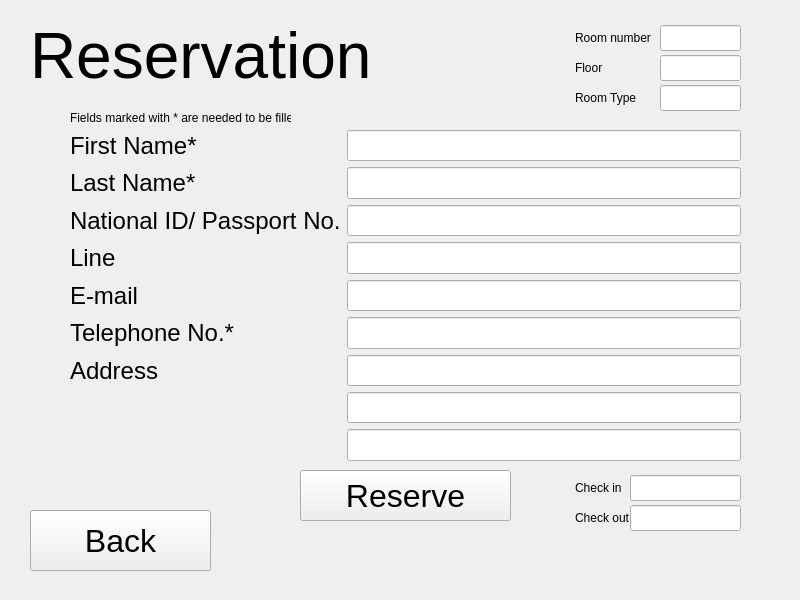
<?xml version="1.0" encoding="UTF-8"?>
<ui version="4.0">
 <class>Form</class>
 <widget class="QWidget" name="Form">
  <property name="geometry">
   <rect>
    <x>0</x>
    <y>0</y>
    <width>800</width>
    <height>600</height>
   </rect>
  </property>
  <property name="windowTitle">
   <string>Form</string>
  </property>
  <property name="locale">
   <locale language="English" country="UnitedStates"/>
  </property>
  <widget class="QLabel" name="Reservation_Label">
   <property name="geometry">
    <rect>
     <x>30</x>
     <y>20</y>
     <width>361</width>
     <height>71</height>
    </rect>
   </property>
   <property name="font">
    <font>
     <pointsize>48</pointsize>
    </font>
   </property>
   <property name="text">
    <string>Reservation</string>
   </property>
  </widget>
  <widget class="QWidget" name="formLayoutWidget">
   <property name="geometry">
    <rect>
     <x>70</x>
     <y>130</y>
     <width>671</width>
     <height>331</height>
    </rect>
   </property>
   <property name="font">
    <font>
     <pointsize>18</pointsize>
    </font>
   </property>
   <layout class="QFormLayout" name="formLayout">
    <property name="fieldGrowthPolicy">
     <enum>QFormLayout::AllNonFixedFieldsGrow</enum>
    </property>
    <property name="leftMargin">
     <number>0</number>
    </property>
    <item row="0" column="0">
     <widget class="QLabel" name="First_Name_Label">
      <property name="font">
       <font>
        <family>MS Sans Serif</family>
        <pointsize>18</pointsize>
        <weight>50</weight>
        <italic>false</italic>
        <bold>false</bold>
       </font>
      </property>
      <property name="text">
       <string>First Name*</string>
      </property>
     </widget>
    </item>
    <item row="0" column="1">
     <widget class="QLineEdit" name="first_name_lineEdit">
      <property name="font">
       <font>
        <family>MS Sans Serif</family>
        <pointsize>16</pointsize>
       </font>
      </property>
      <property name="readOnly">
       <bool>false</bool>
      </property>
     </widget>
    </item>
    <item row="1" column="0">
     <widget class="QLabel" name="Last_Name_Label">
      <property name="font">
       <font>
        <family>MS Sans Serif</family>
        <pointsize>18</pointsize>
       </font>
      </property>
      <property name="text">
       <string>Last Name*</string>
      </property>
     </widget>
    </item>
    <item row="1" column="1">
     <widget class="QLineEdit" name="last_name_lineEdit">
      <property name="font">
       <font>
        <family>MS Sans Serif</family>
        <pointsize>16</pointsize>
       </font>
      </property>
      <property name="readOnly">
       <bool>false</bool>
      </property>
     </widget>
    </item>
    <item row="2" column="0">
     <widget class="QLabel" name="National_ID_Label">
      <property name="font">
       <font>
        <family>MS Sans Serif</family>
        <pointsize>18</pointsize>
       </font>
      </property>
      <property name="text">
       <string>National ID/ Passport No.</string>
      </property>
     </widget>
    </item>
    <item row="2" column="1">
     <widget class="QLineEdit" name="national_id_lineEdit">
      <property name="font">
       <font>
        <family>MS Sans Serif</family>
        <pointsize>16</pointsize>
       </font>
      </property>
      <property name="readOnly">
       <bool>false</bool>
      </property>
     </widget>
    </item>
    <item row="3" column="0">
     <widget class="QLabel" name="Line_Label">
      <property name="font">
       <font>
        <family>MS Sans Serif</family>
        <pointsize>18</pointsize>
       </font>
      </property>
      <property name="text">
       <string>Line</string>
      </property>
     </widget>
    </item>
    <item row="3" column="1">
     <widget class="QLineEdit" name="line_lineEdit">
      <property name="font">
       <font>
        <family>MS Sans Serif</family>
        <pointsize>16</pointsize>
       </font>
      </property>
      <property name="readOnly">
       <bool>false</bool>
      </property>
     </widget>
    </item>
    <item row="4" column="0">
     <widget class="QLabel" name="EMail_Label">
      <property name="font">
       <font>
        <family>MS Sans Serif</family>
        <pointsize>18</pointsize>
       </font>
      </property>
      <property name="text">
       <string>E-mail</string>
      </property>
     </widget>
    </item>
    <item row="4" column="1">
     <widget class="QLineEdit" name="email_lineEdit">
      <property name="font">
       <font>
        <family>MS Sans Serif</family>
        <pointsize>16</pointsize>
       </font>
      </property>
      <property name="readOnly">
       <bool>false</bool>
      </property>
     </widget>
    </item>
    <item row="5" column="0">
     <widget class="QLabel" name="Telephone_No_Label">
      <property name="font">
       <font>
        <family>MS Sans Serif</family>
        <pointsize>18</pointsize>
       </font>
      </property>
      <property name="text">
       <string>Telephone No.*</string>
      </property>
     </widget>
    </item>
    <item row="5" column="1">
     <widget class="QLineEdit" name="telephon_no_lineEdit">
      <property name="font">
       <font>
        <family>MS Sans Serif</family>
        <pointsize>16</pointsize>
       </font>
      </property>
      <property name="readOnly">
       <bool>false</bool>
      </property>
     </widget>
    </item>
    <item row="6" column="0">
     <widget class="QLabel" name="Address_Label">
      <property name="font">
       <font>
        <family>MS Sans Serif</family>
        <pointsize>18</pointsize>
       </font>
      </property>
      <property name="text">
       <string>Address</string>
      </property>
     </widget>
    </item>
    <item row="6" column="1">
     <widget class="QLineEdit" name="address1_lineEdit">
      <property name="font">
       <font>
        <family>MS Sans Serif</family>
        <pointsize>16</pointsize>
       </font>
      </property>
      <property name="readOnly">
       <bool>false</bool>
      </property>
     </widget>
    </item>
    <item row="7" column="1">
     <widget class="QLineEdit" name="address2_lineEdit">
      <property name="font">
       <font>
        <family>MS Sans Serif</family>
        <pointsize>16</pointsize>
       </font>
      </property>
      <property name="readOnly">
       <bool>false</bool>
      </property>
     </widget>
    </item>
    <item row="8" column="1">
     <widget class="QLineEdit" name="address3_lineEdit">
      <property name="font">
       <font>
        <family>MS Sans Serif</family>
        <pointsize>16</pointsize>
       </font>
      </property>
      <property name="readOnly">
       <bool>false</bool>
      </property>
     </widget>
    </item>
   </layout>
  </widget>
  <widget class="QPushButton" name="back_btn">
   <property name="geometry">
    <rect>
     <x>30</x>
     <y>510</y>
     <width>181</width>
     <height>61</height>
    </rect>
   </property>
   <property name="font">
    <font>
     <pointsize>24</pointsize>
    </font>
   </property>
   <property name="text">
    <string>Back</string>
   </property>
  </widget>
  <widget class="QPushButton" name="reserve_btn">
   <property name="geometry">
    <rect>
     <x>300</x>
     <y>470</y>
     <width>211</width>
     <height>51</height>
    </rect>
   </property>
   <property name="font">
    <font>
     <family>MS Sans Serif</family>
     <pointsize>24</pointsize>
    </font>
   </property>
   <property name="text">
    <string>Reserve</string>
   </property>
  </widget>
  <widget class="QLabel" name="Rule_Label">
   <property name="geometry">
    <rect>
     <x>70</x>
     <y>110</y>
     <width>221</width>
     <height>16</height>
    </rect>
   </property>
   <property name="text">
    <string>Fields marked with * are needed to be filled</string>
   </property>
  </widget>
  <widget class="QLineEdit" name="roomNo_lineEdit">
   <property name="geometry">
    <rect>
     <x>660</x>
     <y>25</y>
     <width>81</width>
     <height>26</height>
    </rect>
   </property>
   <property name="readOnly">
    <bool>true</bool>
   </property>
  </widget>
  <widget class="QLineEdit" name="floor_lineEdit">
   <property name="geometry">
    <rect>
     <x>660</x>
     <y>55</y>
     <width>81</width>
     <height>26</height>
    </rect>
   </property>
   <property name="readOnly">
    <bool>true</bool>
   </property>
  </widget>
  <widget class="QLineEdit" name="roomType_lineEdit">
   <property name="geometry">
    <rect>
     <x>660</x>
     <y>85</y>
     <width>81</width>
     <height>26</height>
    </rect>
   </property>
   <property name="readOnly">
    <bool>true</bool>
   </property>
  </widget>
  <widget class="QLabel" name="label">
   <property name="geometry">
    <rect>
     <x>575</x>
     <y>25</y>
     <width>81</width>
     <height>26</height>
    </rect>
   </property>
   <property name="text">
    <string>Room number  </string>
   </property>
  </widget>
  <widget class="QLabel" name="label_2">
   <property name="geometry">
    <rect>
     <x>575</x>
     <y>55</y>
     <width>61</width>
     <height>26</height>
    </rect>
   </property>
   <property name="text">
    <string>Floor</string>
   </property>
  </widget>
  <widget class="QLabel" name="label_3">
   <property name="geometry">
    <rect>
     <x>575</x>
     <y>85</y>
     <width>76</width>
     <height>26</height>
    </rect>
   </property>
   <property name="text">
    <string>Room Type</string>
   </property>
  </widget>
  <widget class="QLineEdit" name="checkoutDate_lineEdit">
   <property name="geometry">
    <rect>
     <x>630</x>
     <y>505</y>
     <width>111</width>
     <height>26</height>
    </rect>
   </property>
   <property name="readOnly">
    <bool>true</bool>
   </property>
  </widget>
  <widget class="QLineEdit" name="checkinDate_lineEdit">
   <property name="geometry">
    <rect>
     <x>630</x>
     <y>475</y>
     <width>111</width>
     <height>26</height>
    </rect>
   </property>
   <property name="readOnly">
    <bool>true</bool>
   </property>
  </widget>
  <widget class="QLabel" name="label_4">
   <property name="geometry">
    <rect>
     <x>575</x>
     <y>505</y>
     <width>76</width>
     <height>26</height>
    </rect>
   </property>
   <property name="text">
    <string>Check out</string>
   </property>
  </widget>
  <widget class="QLabel" name="label_5">
   <property name="geometry">
    <rect>
     <x>575</x>
     <y>475</y>
     <width>61</width>
     <height>26</height>
    </rect>
   </property>
   <property name="text">
    <string>Check in</string>
   </property>
  </widget>
 </widget>
 <resources/>
 <connections/>
</ui>
